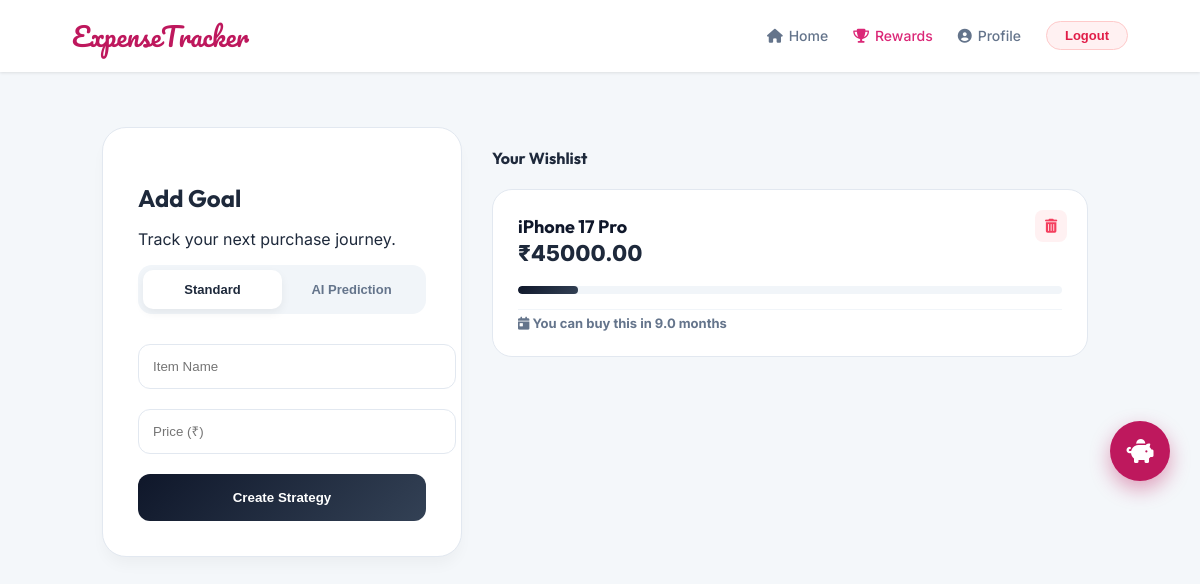
The page /wishlist/ (signed in) on the database its author committed.
### expenses/models.py (models this page shows, shortened)
class WishlistItem(models.Model):
    user = models.ForeignKey(User, on_delete=models.CASCADE)
    item_name = models.CharField(max_length=200)
    estimated_price = models.DecimalField(max_digits=10, decimal_places=2)
    current_live_price = models.DecimalField(max_digits=10, decimal_places=2, null=True, blank=True)
    product_url = models.URLField(max_length=500, null=True, blank=True)
    added_date = models.DateTimeField(auto_now_add=True)
    is_tracking = models.BooleanField(default=False)

### expenses/views.py (the view)
# urls.py: path('wishlist/', views.wishlist_view, name='wishlist'),
@login_required
def wishlist_view(request):
    profile, created = Profile.objects.get_or_create(user=request.user)
    current_gender = str(profile.gender).upper() if profile.gender else 'O'
    if current_gender == 'M':
        theme_color = "linear-gradient(135deg, #1e3a8a 0%, #3b82f6 100%)"
        accent_color = "#3b82f6"
        text_color = "#1e3a8a"
        bg_card = "rgba(239, 246, 255, 0.8)" # Light Blue Glass
    elif current_gender == 'F':
        theme_color = "linear-gradient(135deg, #9d174d 0%, #ec4899 100%)"
        accent_color = "#ec4899"
        text_color = "#9d174d"
        bg_card = "rgba(255, 241, 242, 0.8)" # Light Pink Glass
    else:
        theme_color = "linear-gradient(135deg, #0f172a 0%, #334155 100%)"
        accent_color = "#64748b"
        text_color = "#0f172a"
        bg_card = "rgba(255, 255, 255, 0.9)"
    symbols = {'INDIA': '₹', 'USA': '$', 'UK': '£', 'EUROPE': '€', 'JAPAN': '¥'}
    user_symbol = symbols.get(profile.country.upper() if profile.country else 'INDIA', '₹')
    items = WishlistItem.objects.filter(user=request.user).order_by('-id')
    monthly_income = float(profile.monthly_income or 0)
    monthly_savings = monthly_income * 0.2  # 20% savings assumption (Aap apna logic yahan daal sakte ho)
    if monthly_savings <= 0: monthly_savings = 1000 # Default fallback
    for item in items:
        price = float(item.estimated_price or 0)
        if price > 0:
            months = price / monthly_savings
            item.months_needed = round(months, 1)
            item.progress_pct = min(round((monthly_savings / price) * 100, 1), 100)
        else:
            item.months_needed = 0
            item.progress_pct = 0
    context = {
        'wishlist_items': items,
        'user_symbol': user_symbol,
        'gender': current_gender,
        'theme_color': theme_color,
        'accent_color': accent_color,
        'text_color': text_color,
        'bg_card': bg_card,
        'status_msg': "Theme & Data Synchronized"
    }
    return render(request, 'expenses/wishlist.html', context)

### templates/expenses/wishlist.html (shortened to what this page needs)
{% extends "expenses/base.html" %}
{% block content %}
<link rel="stylesheet" href="https://cdnjs.cloudflare.com/ajax/libs/font-awesome/6.4.0/css/all.min.css">
<div class="dashboard-wrapper">
    <div class="control-sidebar">
        <div class="sidebar-header">
            <h2>Add Goal</h2>
            <p>Track your next purchase journey.</p>
        </div>
        <div class="mode-switch">
            <button class="mode-btn active" id="mode-std" onclick="switchMode('normal')">Standard</button>
            <button class="mode-btn" id="mode-ai" onclick="switchMode('ai')">AI Prediction</button>
        </div>
        <form action="{% url 'add_wish' %}" method="POST">
            <input type="text" name="item_name" class="styled-input" placeholder="Item Name" required>
            <input type="number" name="price" class="styled-input" placeholder="Price ({{ user_symbol }})" required>
            <button type="submit" class="btn-save-goal">Create Strategy</button>
        </form>
    </div>
    <div class="gallery-area">
        <h4 class="fw-bold mb-4" style="font-family: 'Outfit';">Your Wishlist</h4>
        <div class="grid-layout">
            {% for item in wishlist_items %}
            <div class="asset-card">
                <button type="button" class="bin-trigger" onclick="openModal('{{ item.id }}')">
                    <i class="fa-solid fa-trash-can"></i>
                </button>
                <div class="asset-name text-truncate">{{ item.item_name }}</div>
                <div class="asset-price">{{ user_symbol }}{{ item.estimated_price }}</div>
                <div class="progress-bar-bg">
                    <div class="progress-bar-fill"
                         style="width: {{ item.progress_pct }}%;
                                background: {% if item.progress_pct >= 100 %}var(--success){% else %}var(--accent){% endif %};">
                    </div>
                </div>
                <div class="advice-container">
                    <div class="advice-text">
                        {% if item.progress_pct >= 100 %}
                            <span style="color: var(--success);">
                                <i class="fa-solid fa-circle-check"></i> You can buy this now
                            </span>
                        {% else %}
                            <span style="color: var(--text-muted);">
                                <i class="fa-solid fa-calendar-day"></i> You can buy this in
                                <span style="color: var(--accent);">{{ item.months_needed }} months</span>
                            </span>
                        {% endif %}
                    </div>
                </div>
            </div>
            {% empty %}
            <div style="grid-column: 1/-1; text-align: center; padding: 100px 20px; color: var(--text-muted);">
                <i class="fa-solid fa-box-open" style="font-size: 40px; margin-bottom: 20px; opacity: 0.3;"></i>
                <p>Your wishlist is empty. Start adding some goals!</p>
            </div>
            {% endfor %}
        </div>
    </div>
</div>
{% endblock %}

### templates/expenses/base.html (style rules this page uses)
:root { --primary-pink: #be185d; --text-dark: #1e293b; --text-muted: #64748b; }
body { margin: 0; font-family: 'Inter', sans-serif; background: #f8fafc; color: var(--text-dark); }

### rows shown on the page
WishlistItem: item_name "iPhone 17 Pro", user_symbol "₹", estimated_price "45000.00", {{ item.progress_pct }} 11.1 (drawn), months_needed "9.0"
